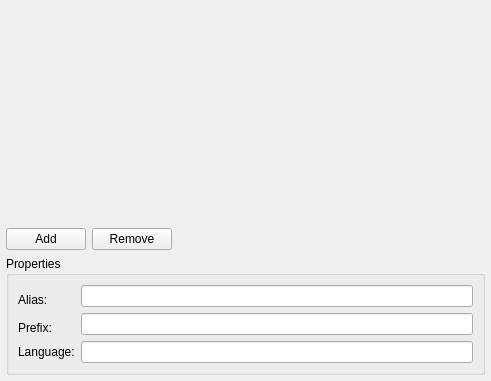
<?xml version="1.0" encoding="UTF-8"?>
<ui version="4.0">
 <class>QrcEditor</class>
 <widget class="QWidget" name="QrcEditor">
  <property name="geometry">
   <rect>
    <x>0</x>
    <y>0</y>
    <width>491</width>
    <height>381</height>
   </rect>
  </property>
  <property name="windowTitle">
   <string>Form</string>
  </property>
  <layout class="QVBoxLayout" name="verticalLayout_2">
   <property name="spacing">
    <number>-1</number>
   </property>
   <property name="margin">
    <number>6</number>
   </property>
   <item>
    <widget class="QWidget" name="centralWidget" native="true">
     <property name="sizePolicy">
      <sizepolicy hsizetype="MinimumExpanding" vsizetype="MinimumExpanding">
       <horstretch>0</horstretch>
       <verstretch>0</verstretch>
      </sizepolicy>
     </property>
     <property name="minimumSize">
      <size>
       <width>200</width>
       <height>200</height>
      </size>
     </property>
    </widget>
   </item>
   <item>
    <layout class="QHBoxLayout" name="horizontalLayout">
     <item>
      <widget class="QPushButton" name="addButton">
       <property name="sizePolicy">
        <sizepolicy hsizetype="Minimum" vsizetype="Fixed">
         <horstretch>0</horstretch>
         <verstretch>0</verstretch>
        </sizepolicy>
       </property>
       <property name="text">
        <string>Add</string>
       </property>
      </widget>
     </item>
     <item>
      <widget class="QPushButton" name="removeButton">
       <property name="text">
        <string>Remove</string>
       </property>
      </widget>
     </item>
     <item>
      <spacer name="horizontalSpacer">
       <property name="orientation">
        <enum>Qt::Horizontal</enum>
       </property>
       <property name="sizeHint" stdset="0">
        <size>
         <width>40</width>
         <height>20</height>
        </size>
       </property>
      </spacer>
     </item>
    </layout>
   </item>
   <item>
    <widget class="QGroupBox" name="groupBox">
     <property name="title">
      <string>Properties</string>
     </property>
     <layout class="QVBoxLayout" name="verticalLayout">
      <item>
       <layout class="QGridLayout">
        <property name="margin">
         <number>0</number>
        </property>
        <property name="spacing">
         <number>6</number>
        </property>
        <item row="0" column="1">
         <widget class="QLineEdit" name="aliasText"/>
        </item>
        <item row="1" column="1" rowspan="2">
         <widget class="QLineEdit" name="prefixText"/>
        </item>
        <item row="2" column="0">
         <widget class="QLabel" name="prefixLabel">
          <property name="text">
           <string>Prefix:</string>
          </property>
         </widget>
        </item>
        <item row="3" column="0">
         <widget class="QLabel" name="languageLabel">
          <property name="text">
           <string>Language:</string>
          </property>
         </widget>
        </item>
        <item row="3" column="1">
         <widget class="QLineEdit" name="languageText"/>
        </item>
        <item row="0" column="0" rowspan="2">
         <widget class="QLabel" name="aliasLabel">
          <property name="text">
           <string>Alias:</string>
          </property>
         </widget>
        </item>
       </layout>
      </item>
     </layout>
    </widget>
   </item>
  </layout>
  <zorder>centralWidget</zorder>
  <zorder>groupBox</zorder>
 </widget>
 <resources/>
 <connections/>
</ui>
